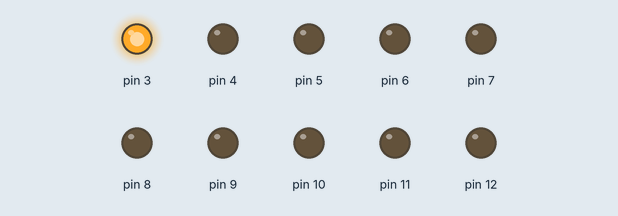
Recording of a sketch running on a simulated Arduino Uno, built with avr-gcc and run on an emulated ATmega328P. Parts: output pins drawn as LEDs (lit = HIGH).

Above: at 0.02 s.
At 0.32 s:
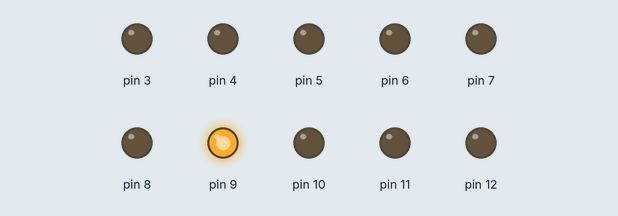
At 0.62 s:
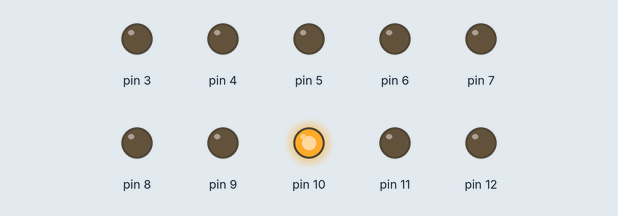
At 1.27 s:
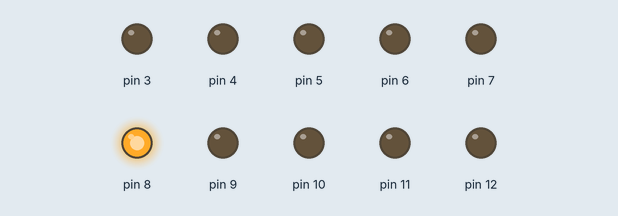
At 1.87 s:
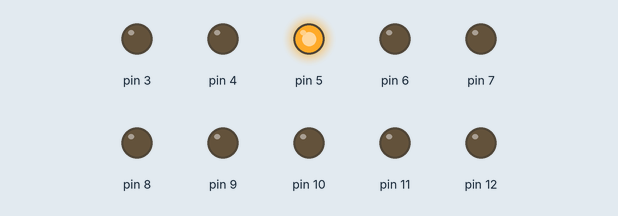
At 2.5 s:
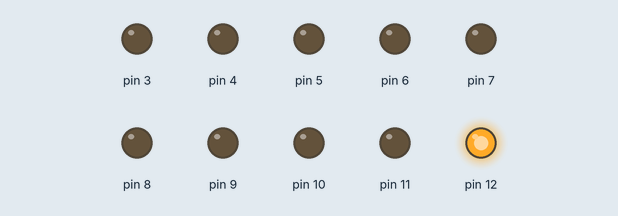
Timing chart, 0 to 3.0 s (numbered marks = the images above):
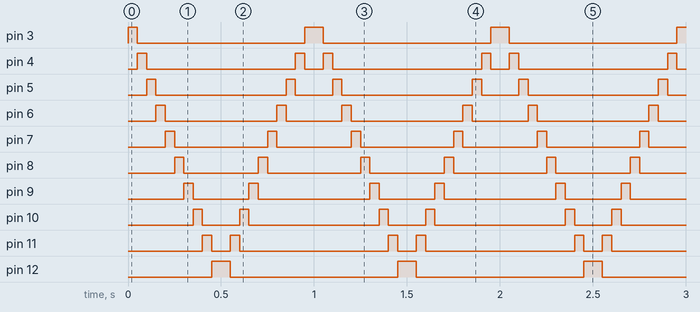

Measured:
- by itself, pin 3, pin 12: alternates HIGH for 0.10 s and LOW for 0.90 s
- by itself, pin 4: repeats every 1.0 s: LOW 0.80 s, HIGH 0.05 s, LOW 0.10 s, HIGH 0.05 s
- by itself, pin 5: repeats every 1.0 s: LOW 0.70 s, HIGH 0.05 s, LOW 0.20 s, HIGH 0.05 s
- by itself, pin 6: repeats every 1.0 s: LOW 0.60 s, HIGH 0.05 s, LOW 0.30 s, HIGH 0.05 s
- by itself, pin 7: alternates HIGH for 0.05 s and LOW for 0.50 s
- by itself, pin 8: alternates HIGH for 0.05 s and LOW for 0.40 s
- by itself, pin 9: repeats every 1.0 s: LOW 0.30 s, HIGH 0.05 s, LOW 0.60 s, HIGH 0.05 s
- by itself, pin 10: repeats every 1.0 s: LOW 0.20 s, HIGH 0.05 s, LOW 0.70 s, HIGH 0.05 s

The sketch:

cylon_scanner.ino
```cpp
int del=50; // sets a default delay time
int top = 12;
int bottom = 3;
int state = HIGH;
void setup() {
  // initialize the digital pins as outputs:
  for (int i = bottom; i<=top ; i++) {
    pinMode(i, OUTPUT);
  } // end of for loop
}

void loop() {

  // Cylon Scanner
  for (int i = bottom; i<=top; i++) { // blink from LEDs 2 to 12
    digitalWrite(i, state);
    delay(del);
    if(i < top) {
      digitalWrite(i, !state);
    }
  }
  for (int i = top; i>=bottom; i--) { // blink from LEDs 2 to 12
    digitalWrite(i, state);
    delay(del);
    if(i > bottom) {
      digitalWrite(i, !state);
    }
  }
}
```
